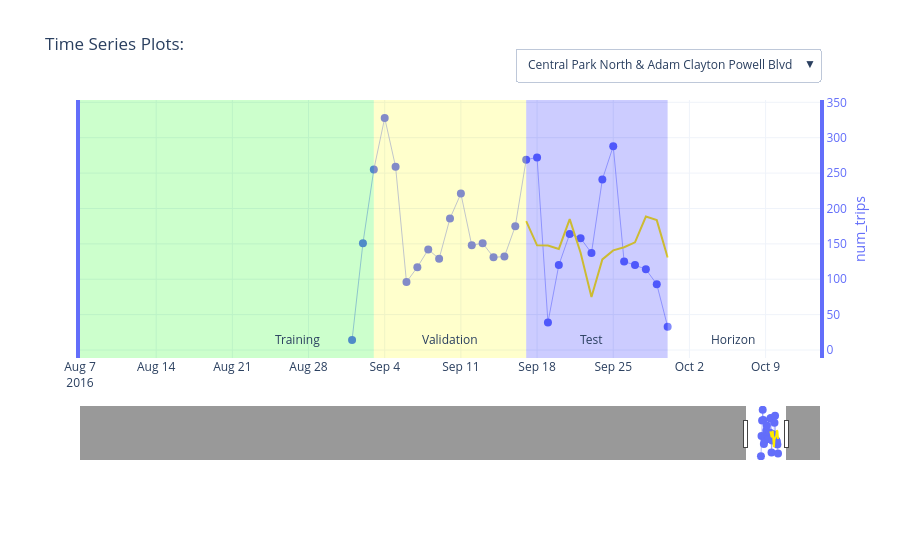

The cell this chart's notebook holds for it:
### Code cell
# NA values in Pandas will not convert to JSON which Plotly uses:
rawSeries = rawSeries.fillna(np.nan).replace([np.nan], [None])

# create a figure:
fig = go.Figure()

# get a list of colors to use:
colors = px.colors.qualitative.Plotly

# list of columns to plot over time : target and covariates
variables = [TARGET_COLUMN] #+ COVARIATE_COLUMNS

# create dropdown/button to toggle series
buttons = []
b = 0 # default button index

# iterate through series:
series = rawSeries[SERIES_COLUMN].unique().tolist()[0:viz_limit]
for s in series:    
    # iterate trhough columns
    for y, v in enumerate(variables):
        fig.add_trace(
            go.Scatter(
                x = rawSeries[rawSeries[SERIES_COLUMN]==s][TIME_COLUMN],
                y = rawSeries[rawSeries[SERIES_COLUMN]==s][v],
                name = f'{v}',
                text = rawSeries[rawSeries[SERIES_COLUMN]==s][v],
                yaxis = f"y{y+1}",
                hoverinfo='name+x+text',
                line = {'width': 0.5},
                marker = {'size': 8},
                mode = 'lines+markers',
                showlegend = False,
                visible = (b==0) # make a series visible as default: this uses the first series
            )
        )
        if y == 0: # add the forecast
            # add the forecast fit
            fig.add_trace(
                go.Scatter(
                    x = pred_ex4[pred_ex4[SERIES_COLUMN]==s][TIME_COLUMN],
                    y = pred_ex4[pred_ex4[SERIES_COLUMN]==s]['predicted'],
                    name = f'Forecast: {v}',
                    text = pred_ex4[pred_ex4[SERIES_COLUMN]==s]['predicted'],
                    yaxis = f"y{y+1}",
                    hoverinfo='name+x+text',
                    line = {'width': 2, 'color': 'rgb(255,234,0)'},
                    mode = 'lines',
                    showlegend = False,
                    visible = (b==0) # make a series visible as default: this uses the first series
                )
            )
    
    # which button to show:
    ff = 1 # count of forecast related traces add to each series
    which_buttons = [False] * len(series) * (len(variables) + ff)
    which_buttons[b * (len(variables) +ff):(b+1)*(len(variables) + ff)] = [True] * (len(variables) + ff)

    # create button for series:
    button = dict(
        label = s,
        method = 'update',
        args = [{'visible': which_buttons}]
    )
    buttons.append(button)
    b += 1

# add split regions: training
fig.add_shape(
    fillcolor = 'rgba(0, 255, 0, 0.2)',
    line = {'width': 0},
    type = 'rect',
    x0 = keyDates['start_date'][0],
    x1 = keyDates['val_start'][0],
    xref = 'x',
    y0 = 0,
    y1 = 1,
    yref = 'paper'
)
fig.add_annotation(
    x = keyDates['val_start'][0] - (keyDates['test_start'][0]-keyDates['val_start'][0])/2,
    y = 0,
    ax = 0, ay = 0,
    yref = 'y1',
    xref = 'x',
    text = 'Training',
    yanchor = 'bottom'
)

# add split regions: validation
fig.add_shape(
    fillcolor = 'rgba(255, 255, 0, 0.2)',
    line = {'width': 0},
    type = 'rect',
    x0 = keyDates['val_start'][0],
    x1 = keyDates['test_start'][0],
    xref = 'x',
    y0 = 0,
    y1 = 1,
    yref = 'paper'
)
fig.add_annotation(
    x = keyDates['val_start'][0] + (keyDates['test_start'][0]-keyDates['val_start'][0])/2,
    y = 0,
    ax = 0, ay = 0,
    yref = 'y1',
    xref = 'x',
    text = 'Validation',
    yanchor = 'bottom'
)

# add split regions: test
fig.add_shape(
    fillcolor = 'rgba(0, 0, 255, 0.2)',
    line = {'width': 0},
    type = 'rect',
    x0 = keyDates['test_start'][0],
    x1 = keyDates['end_date'][0],
    xref = 'x',
    y0 = 0,
    y1 = 1,
    yref = 'paper'
)
fig.add_annotation(
    x = keyDates['test_start'][0] + (keyDates['end_date'][0]-keyDates['test_start'][0])/2,
    y = 0,
    ax = 0, ay = 0,
    yref = 'y1',
    xref = 'x',
    text = 'Test',
    yanchor = 'bottom'
)

# add split regions: horizon
fig.add_shape(
    fillcolor = 'rgba(255, 255, 255, 0.2)',
    line = {'width': 0},
    type = 'rect',
    x0 = keyDates['end_date'][0],
    x1 = keyDates['end_date'][0]+timedelta(days = FORECAST_HORIZON_LENGTH),
    xref = 'x',
    y0 = 0,
    y1 = 1,
    yref = 'paper'
)
fig.add_annotation(
    x = keyDates['end_date'][0] + (keyDates['end_date'][0]-keyDates['test_start'][0])/2,
    y = 0,
    ax = 0, ay = 0,
    yref = 'y1',
    xref = 'x',
    text = 'Horizon',
    yanchor = 'bottom'
)

# configure axes layout:
layout = dict(
    xaxis =  dict(
        range = [keyDates['end_date'][0] - 2*(keyDates['end_date'][0] - keyDates['val_start'][0]), keyDates['end_date'][0]+timedelta(days = FORECAST_HORIZON_LENGTH)],
        rangeslider = dict(
            autorange = True,
            range = [keyDates['start_date'][0], keyDates['end_date'][0]+timedelta(days = FORECAST_HORIZON_LENGTH)]
        ),
        type = 'date'
    )
)
for v, variable in enumerate(variables):
    layout[f'yaxis{v+1}'] = dict(
        anchor = 'x',
        domain = [v*(1/len(variables)), (v+1)*(1/len(variables))],
        autorange = True,
        mirror = True,
        autoshift = True,
        title = dict(text = variable, standoff = 10 + 20 * (v % 2), font = dict(color = colors[v])),
        tickfont = dict(color = colors[v]),
        tickmode = 'auto',
        linecolor = colors[v],
        linewidth = 4,
        showline = True,
        side = 'right',
        type = 'linear',
        zeroline = False
    )

# final update of display before rendering
fig.update_layout(
    layout,
    title = 'Time Series Plots:',
    dragmode="zoom",
    hovermode="x",
    legend=dict(traceorder="reversed"),
    height=600,
    template="plotly_white",
    margin=dict(
        t=100,
        b=100
    ),
    updatemenus = [
        dict(
            buttons = buttons,
            type = 'dropdown',
            direction = 'down',
            x = 1,
            y = 1.2,
            showactive = True
        )
    ]
)

# render the interactive plot:
fig.show()

### Figure 1 — Plotly figure (JSON) as saved in the notebook; plotly's stock layout.template omitted (floating-point values rounded to 4 significant figures; data arrays with more than 128 entries replaced by an {"elided": "..."} marker saying what was removed)
{"data": [{"hoverinfo": "name+x+text", "line": {"width": 0.5}, "marker": {"size": 8}, "mode": "lines+markers", "name": "num_trips", "showlegend": false, "text": [14, 151, 255, 328, 259, 96, 117, 142, 129, 186, 221, 148, 151, 131, 132, 175, 269, 272, 39, 120, 164, 158, 137, 241, 288, 125, 120, 114, 93, 33], "type": "scatter", "visible": true, "x": ["2016-09-01", "2016-09-02", "2016-09-03", "2016-09-04", "2016-09-05", "2016-09-06", "2016-09-07", "2016-09-08", "2016-09-09", "2016-09-10", "2016-09-11", "2016-09-12", "2016-09-13", "2016-09-14", "2016-09-15", "2016-09-16", "2016-09-17", "2016-09-18", "2016-09-19", "2016-09-20", "2016-09-21", "2016-09-22", "2016-09-23", "2016-09-24", "2016-09-25", "2016-09-26", "2016-09-27", "2016-09-28", "2016-09-29", "2016-09-30"], "y": [14, 151, 255, 328, 259, 96, 117, 142, 129, 186, 221, 148, 151, 131, 132, 175, 269, 272, 39, 120, 164, 158, 137, 241, 288, 125, 120, 114, 93, 33], "yaxis": "y"}, {"hoverinfo": "name+x+text", "line": {"color": "rgb(255,234,0)", "width": 2}, "mode": "lines", "name": "Forecast: num_trips", "showlegend": false, "text": [182.1, 147.9, 147.7, 142.8, 185.0, 137.6, 74.94, 128.0, 140.7, 145.2, 152.2, 188.5, 183.5, 130.7], "type": "scatter", "visible": true, "x": ["2016-09-17", "2016-09-18", "2016-09-19", "2016-09-20", "2016-09-21", "2016-09-22", "2016-09-23", "2016-09-24", "2016-09-25", "2016-09-26", "2016-09-27", "2016-09-28", "2016-09-29", "2016-09-30"], "y": [182.1, 147.9, 147.7, 142.8, 185.0, 137.6, 74.94, 128.0, 140.7, 145.2, 152.2, 188.5, 183.5, 130.7], "yaxis": "y"}, {"hoverinfo": "name+x+text", "line": {"width": 0.5}, "marker": {"size": 8}, "mode": "lines+markers", "name": "num_trips", "showlegend": false, "text": {"elided": "1177 int values"}, "type": "scatter", "visible": false, "x": {"elided": "1177 str values"}, "y": {"elided": "1177 int values"}, "yaxis": "y"}, {"hoverinfo": "name+x+text", "line": {"color": "rgb(255,234,0)", "width": 2}, "mode": "lines", "name": "Forecast: num_trips", "showlegend": false, "text": [332.7, 280.9, 273.0, 140.9, 309.1, 261.6, 155.6, 213.6, 295.2, 203.3, 283.8, 346.9, 181.3, 217.4], "type": "scatter", "visible": false, "x": ["2016-09-17", "2016-09-18", "2016-09-19", "2016-09-20", "2016-09-21", "2016-09-22", "2016-09-23", "2016-09-24", "2016-09-25", "2016-09-26", "2016-09-27", "2016-09-28", "2016-09-29", "2016-09-30"], "y": [332.7, 280.9, 273.0, 140.9, 309.1, 261.6, 155.6, 213.6, 295.2, 203.3, 283.8, 346.9, 181.3, 217.4], "yaxis": "y"}, {"hoverinfo": "name+x+text", "line": {"width": 0.5}, "marker": {"size": 8}, "mode": "lines+markers", "name": "num_trips", "showlegend": false, "text": [85, 135, 240, 301, 132, 69, 63, 69, 48, 62, 100, 70, 60, 96, 73, 67, 111, 124, 76, 78, 83, 78, 80, 114, 140, 56, 83, 96, 40, 138, 146, 173, 159, 64, 108, 85, 82, 120, 161, 77, 86, 98, 75, 103, 153, 164, 18, 108, 111, 68, 109, 123, 139, 92, 87, 86, 104, 39], "type": "scatter", "visible": false, "x": ["2016-08-04", "2016-08-05", "2016-08-06", "2016-08-07", "2016-08-08", "2016-08-09", "2016-08-10", "2016-08-11", "2016-08-12", "2016-08-13", "2016-08-14", "2016-08-15", "2016-08-16", "2016-08-17", "2016-08-18", "2016-08-19", "2016-08-20", "2016-08-21", "2016-08-22", "2016-08-23", "2016-08-24", "2016-08-25", "2016-08-26", "2016-08-27", "2016-08-28", "2016-08-29", "2016-08-30", "2016-08-31", "2016-09-01", "2016-09-02", "2016-09-03", "2016-09-04", "2016-09-05", "2016-09-06", "2016-09-07", "2016-09-08", "2016-09-09", "2016-09-10", "2016-09-11", "2016-09-12", "2016-09-13", "2016-09-14", "2016-09-15", "2016-09-16", "2016-09-17", "2016-09-18", "2016-09-19", "2016-09-20", "2016-09-21", "2016-09-22", "2016-09-23", "2016-09-24", "2016-09-25", "2016-09-26", "2016-09-27", "2016-09-28", "2016-09-29", "2016-09-30"], "y": [85, 135, 240, 301, 132, 69, 63, 69, 48, 62, 100, 70, 60, 96, 73, 67, 111, 124, 76, 78, 83, 78, 80, 114, 140, 56, 83, 96, 40, 138, 146, 173, 159, 64, 108, 85, 82, 120, 161, 77, 86, 98, 75, 103, 153, 164, 18, 108, 111, 68, 109, 123, 139, 92, 87, 86, 104, 39], "yaxis": "y"}, {"hoverinfo": "name+x+text", "line": {"color": "rgb(255,234,0)", "width": 2}, "mode": "lines", "name": "Forecast: num_trips", "showlegend": false, "text": [109.0, 86.95, 84.81, 111.6, 86.71, 108.6, 90.04, 107.3, 91.34, 108.1, 126.8, 129.1, 103.0, 95.89], "type": "scatter", "visible": false, "x": ["2016-09-17", "2016-09-18", "2016-09-19", "2016-09-20", "2016-09-21", "2016-09-22", "2016-09-23", "2016-09-24", "2016-09-25", "2016-09-26", "2016-09-27", "2016-09-28", "2016-09-29", "2016-09-30"], "y": [109.0, 86.95, 84.81, 111.6, 86.71, 108.6, 90.04, 107.3, 91.34, 108.1, 126.8, 129.1, 103.0, 95.89], "yaxis": "y"}, {"hoverinfo": "name+x+text", "line": {"width": 0.5}, "marker": {"size": 8}, "mode": "lines+markers", "name": "num_trips", "showlegend": false, "text": [44, 40, 28, 30, 30, 35, 51, 24, 39, 25, 31, 44, 74, 83, 28, 31, 43, 55, 49, 57, 95, 33, 59, 41, 9, 24, 29, 2, 95, 23, 14, 37, 41, 78, 84, 25, 38, 18, 53, 51, 87, 69, 7, 26, 43, 27, 32, 63, 60, 47, 24, 41, 16, 13], "type": "scatter", "visible": false, "x": ["2016-08-08", "2016-08-09", "2016-08-10", "2016-08-11", "2016-08-12", "2016-08-13", "2016-08-14", "2016-08-15", "2016-08-16", "2016-08-17", "2016-08-18", "2016-08-19", "2016-08-20", "2016-08-21", "2016-08-22", "2016-08-23", "2016-08-24", "2016-08-25", "2016-08-26", "2016-08-27", "2016-08-28", "2016-08-29", "2016-08-30", "2016-08-31", "2016-09-01", "2016-09-02", "2016-09-03", "2016-09-04", "2016-09-05", "2016-09-06", "2016-09-07", "2016-09-08", "2016-09-09", "2016-09-10", "2016-09-11", "2016-09-12", "2016-09-13", "2016-09-14", "2016-09-15", "2016-09-16", "2016-09-17", "2016-09-18", "2016-09-19", "2016-09-20", "2016-09-21", "2016-09-22", "2016-09-23", "2016-09-24", "2016-09-25", "2016-09-26", "2016-09-27", "2016-09-28", "2016-09-29", "2016-09-30"], "y": [44, 40, 28, 30, 30, 35, 51, 24, 39, 25, 31, 44, 74, 83, 28, 31, 43, 55, 49, 57, 95, 33, 59, 41, 9, 24, 29, 2, 95, 23, 14, 37, 41, 78, 84, 25, 38, 18, 53, 51, 87, 69, 7, 26, 43, 27, 32, 63, 60, 47, 24, 41, 16, 13], "yaxis": "y"}, {"hoverinfo": "name+x+text", "line": {"color": "rgb(255,234,0)", "width": 2}, "mode": "lines", "name": "Forecast: num_trips", "showlegend": false, "text": [78.95, 60.22, 57.64, 81.33, 92.87, 61.03, 61.6, 77.55, 57.0, 76.31, 70.15, 60.13, 66.43, 54.03], "type": "scatter", "visible": false, "x": ["2016-09-17", "2016-09-18", "2016-09-19", "2016-09-20", "2016-09-21", "2016-09-22", "2016-09-23", "2016-09-24", "2016-09-25", "2016-09-26", "2016-09-27", "2016-09-28", "2016-09-29", "2016-09-30"], "y": [78.95, 60.22, 57.64, 81.33, 92.87, 61.03, 61.6, 77.55, 57.0, 76.31, 70.15, 60.13, 66.43, 54.03], "yaxis": "y"}, {"hoverinfo": "name+x+text", "line": {"width": 0.5}, "marker": {"size": 8}, "mode": "lines+markers", "name": "num_trips", "showlegend": false, "text": [28, 112, 77, 68, 62, 39, 50, 50, 36, 48, 38, 41, 47, 51, 38, 56, 55, 56, 61, 64, 59, 49, 45, 41, 23, 59, 58, 100, 51, 38, 47, 43, 42, 49, 73, 58, 75, 35, 67, 53, 75, 75, 27, 60, 54, 56, 58, 64, 65, 34, 50, 41, 40, 10], "type": "scatter", "visible": false, "x": ["2016-08-08", "2016-08-09", "2016-08-10", "2016-08-11", "2016-08-12", "2016-08-13", "2016-08-14", "2016-08-15", "2016-08-16", "2016-08-17", "2016-08-18", "2016-08-19", "2016-08-20", "2016-08-21", "2016-08-22", "2016-08-23", "2016-08-24", "2016-08-25", "2016-08-26", "2016-08-27", "2016-08-28", "2016-08-29", "2016-08-30", "2016-08-31", "2016-09-01", "2016-09-02", "2016-09-03", "2016-09-04", "2016-09-05", "2016-09-06", "2016-09-07", "2016-09-08", "2016-09-09", "2016-09-10", "2016-09-11", "2016-09-12", "2016-09-13", "2016-09-14", "2016-09-15", "2016-09-16", "2016-09-17", "2016-09-18", "2016-09-19", "2016-09-20", "2016-09-21", "2016-09-22", "2016-09-23", "2016-09-24", "2016-09-25", "2016-09-26", "2016-09-27", "2016-09-28", "2016-09-29", "2016-09-30"], "y": [28, 112, 77, 68, 62, 39, 50, 50, 36, 48, 38, 41, 47, 51, 38, 56, 55, 56, 61, 64, 59, 49, 45, 41, 23, 59, 58, 100, 51, 38, 47, 43, 42, 49, 73, 58, 75, 35, 67, 53, 75, 75, 27, 60, 54, 56, 58, 64, 65, 34, 50, 41, 40, 10], "yaxis": "y"}, {"hoverinfo": "name+x+text", "line": {"color": "rgb(255,234,0)", "width": 2}, "mode": "lines", "name": "Forecast: num_trips", "showlegend": false, "text": [70.36, 45.2, 49.4, 64.93, 71.54, 65.46, 58.24, 58.41, 52.49, 58.81, 51.63, 65.98, 58.36, 54.83], "type": "scatter", "visible": false, "x": ["2016-09-17", "2016-09-18", "2016-09-19", "2016-09-20", "2016-09-21", "2016-09-22", "2016-09-23", "2016-09-24", "2016-09-25", "2016-09-26", "2016-09-27", "2016-09-28", "2016-09-29", "2016-09-30"], "y": [70.36, 45.2, 49.4, 64.93, 71.54, 65.46, 58.24, 58.41, 52.49, 58.81, 51.63, 65.98, 58.36, 54.83], "yaxis": "y"}, {"hoverinfo": "name+x+text", "line": {"width": 0.5}, "marker": {"size": 8}, "mode": "lines+markers", "name": "num_trips", "showlegend": false, "text": {"elided": "359 int values"}, "type": "scatter", "visible": false, "x": {"elided": "359 str values"}, "y": {"elided": "359 int values"}, "yaxis": "y"}, {"hoverinfo": "name+x+text", "line": {"color": "rgb(255,234,0)", "width": 2}, "mode": "lines", "name": "Forecast: num_trips", "showlegend": false, "text": [180.8, 156.0, 138.9, 140.4, 151.7, 146.4, 127.4, 137.7, 131.3, 140.8, 126.1, 196.8, 141.8, 131.4], "type": "scatter", "visible": false, "x": ["2016-09-17", "2016-09-18", "2016-09-19", "2016-09-20", "2016-09-21", "2016-09-22", "2016-09-23", "2016-09-24", "2016-09-25", "2016-09-26", "2016-09-27", "2016-09-28", "2016-09-29", "2016-09-30"], "y": [180.8, 156.0, 138.9, 140.4, 151.7, 146.4, 127.4, 137.7, 131.3, 140.8, 126.1, 196.8, 141.8, 131.4], "yaxis": "y"}, {"hoverinfo": "name+x+text", "line": {"width": 0.5}, "marker": {"size": 8}, "mode": "lines+markers", "name": "num_trips", "showlegend": false, "text": {"elided": "361 int values"}, "type": "scatter", "visible": false, "x": {"elided": "361 str values"}, "y": {"elided": "361 int values"}, "yaxis": "y"}, {"hoverinfo": "name+x+text", "line": {"color": "rgb(255,234,0)", "width": 2}, "mode": "lines", "name": "Forecast: num_trips", "showlegend": false, "text": [221.4, 150.7, 155.4, 183.7, 173.8, 157.8, 116.9, 173.3, 178.2, 202.5, 195.9, 166.3, 191.3], "type": "scatter", "visible": false, "x": ["2016-09-17", "2016-09-18", "2016-09-19", "2016-09-20", "2016-09-21", "2016-09-22", "2016-09-23", "2016-09-25", "2016-09-26", "2016-09-27", "2016-09-28", "2016-09-29", "2016-09-30"], "y": [221.4, 150.7, 155.4, 183.7, 173.8, 157.8, 116.9, 173.3, 178.2, 202.5, 195.9, 166.3, 191.3], "yaxis": "y"}, {"hoverinfo": "name+x+text", "line": {"width": 0.5}, "marker": {"size": 8}, "mode": "lines+markers", "name": "num_trips", "showlegend": false, "text": {"elided": "355 int values"}, "type": "scatter", "visible": false, "x": {"elided": "355 str values"}, "y": {"elided": "355 int values"}, "yaxis": "y"}, {"hoverinfo": "name+x+text", "line": {"color": "rgb(255,234,0)", "width": 2}, "mode": "lines", "name": "Forecast: num_trips", "showlegend": false, "text": [154.4, 107.9, 98.28, 131.3, 137.0, 116.5, 123.6, 85.48, 110.7, 99.55, 82.64, 145.7, 121.0, 115.6], "type": "scatter", "visible": false, "x": ["2016-09-17", "2016-09-18", "2016-09-19", "2016-09-20", "2016-09-21", "2016-09-22", "2016-09-23", "2016-09-24", "2016-09-25", "2016-09-26", "2016-09-27", "2016-09-28", "2016-09-29", "2016-09-30"], "y": [154.4, 107.9, 98.28, 131.3, 137.0, 116.5, 123.6, 85.48, 110.7, 99.55, 82.64, 145.7, 121.0, 115.6], "yaxis": "y"}, {"hoverinfo": "name+x+text", "line": {"width": 0.5}, "marker": {"size": 8}, "mode": "lines+markers", "name": "num_trips", "showlegend": false, "text": {"elided": "345 int values"}, "type": "scatter", "visible": false, "x": {"elided": "345 str values"}, "y": {"elided": "345 int values"}, "yaxis": "y"}, {"hoverinfo": "name+x+text", "line": {"color": "rgb(255,234,0)", "width": 2}, "mode": "lines", "name": "Forecast: num_trips", "showlegend": false, "text": [129.6, 142.0, 137.4, 116.9, 154.6, 143.8, 126.5], "type": "scatter", "visible": false, "x": ["2016-09-17", "2016-09-18", "2016-09-19", "2016-09-20", "2016-09-21", "2016-09-22", "2016-09-23"], "y": [129.6, 142.0, 137.4, 116.9, 154.6, 143.8, 126.5], "yaxis": "y"}, {"hoverinfo": "name+x+text", "line": {"width": 0.5}, "marker": {"size": 8}, "mode": "lines+markers", "name": "num_trips", "showlegend": false, "text": {"elided": "1179 int values"}, "type": "scatter", "visible": false, "x": {"elided": "1179 str values"}, "y": {"elided": "1179 int values"}, "yaxis": "y"}, {"hoverinfo": "name+x+text", "line": {"color": "rgb(255,234,0)", "width": 2}, "mode": "lines", "name": "Forecast: num_trips", "showlegend": false, "text": [266.8, 234.7, 194.7, 142.0, 201.2, 183.4, 145.7, 130.8, 218.3, 200.9, 142.8, 211.2, 151.3], "type": "scatter", "visible": false, "x": ["2016-09-17", "2016-09-18", "2016-09-19", "2016-09-20", "2016-09-22", "2016-09-23", "2016-09-24", "2016-09-25", "2016-09-26", "2016-09-27", "2016-09-28", "2016-09-29", "2016-09-30"], "y": [266.8, 234.7, 194.7, 142.0, 201.2, 183.4, 145.7, 130.8, 218.3, 200.9, 142.8, 211.2, 151.3], "yaxis": "y"}, {"hoverinfo": "name+x+text", "line": {"width": 0.5}, "marker": {"size": 8}, "mode": "lines+markers", "name": "num_trips", "showlegend": false, "text": [42, 71, 108, 107, 103, 78, 90, 99, 67, 143, 152, 84, 94, 83, 96, 80, 151, 133, 59, 112, 121, 35, 86, 64, 75, 60, 58, 58, 77, 60, 69, 95, 60, 86, 55, 64, 66, 101, 106, 32, 70, 77, 82, 72, 67, 57, 39, 71, 69, 60, 32], "type": "scatter", "visible": false, "x": ["2016-08-11", "2016-08-12", "2016-08-13", "2016-08-14", "2016-08-15", "2016-08-16", "2016-08-17", "2016-08-18", "2016-08-19", "2016-08-20", "2016-08-21", "2016-08-22", "2016-08-23", "2016-08-24", "2016-08-25", "2016-08-26", "2016-08-27", "2016-08-28", "2016-08-29", "2016-08-30", "2016-08-31", "2016-09-01", "2016-09-02", "2016-09-03", "2016-09-04", "2016-09-05", "2016-09-06", "2016-09-07", "2016-09-08", "2016-09-09", "2016-09-10", "2016-09-11", "2016-09-12", "2016-09-13", "2016-09-14", "2016-09-15", "2016-09-16", "2016-09-17", "2016-09-18", "2016-09-19", "2016-09-20", "2016-09-21", "2016-09-22", "2016-09-23", "2016-09-24", "2016-09-25", "2016-09-26", "2016-09-27", "2016-09-28", "2016-09-29", "2016-09-30"], "y": [42, 71, 108, 107, 103, 78, 90, 99, 67, 143, 152, 84, 94, 83, 96, 80, 151, 133, 59, 112, 121, 35, 86, 64, 75, 60, 58, 58, 77, 60, 69, 95, 60, 86, 55, 64, 66, 101, 106, 32, 70, 77, 82, 72, 67, 57, 39, 71, 69, 60, 32], "yaxis": "y"}, {"hoverinfo": "name+x+text", "line": {"color": "rgb(255,234,0)", "width": 2}, "mode": "lines", "name": "Forecast: num_trips", "showlegend": false, "text": [84.95, 67.29, 51.93, 79.13, 93.06, 89.92, 100.3, 106.1, 53.72, 71.07, 66.69, 79.52, 67.66, 64.31], "type": "scatter", "visible": false, "x": ["2016-09-17", "2016-09-18", "2016-09-19", "2016-09-20", "2016-09-21", "2016-09-22", "2016-09-23", "2016-09-24", "2016-09-25", "2016-09-26", "2016-09-27", "2016-09-28", "2016-09-29", "2016-09-30"], "y": [84.95, 67.29, 51.93, 79.13, 93.06, 89.92, 100.3, 106.1, 53.72, 71.07, 66.69, 79.52, 67.66, 64.31], "yaxis": "y"}, {"hoverinfo": "name+x+text", "line": {"width": 0.5}, "marker": {"size": 8}, "mode": "lines+markers", "name": "num_trips", "showlegend": false, "text": {"elided": "359 int values"}, "type": "scatter", "visible": false, "x": {"elided": "359 str values"}, "y": {"elided": "359 int values"}, "yaxis": "y"}, {"hoverinfo": "name+x+text", "line": {"color": "rgb(255,234,0)", "width": 2}, "mode": "lines", "name": "Forecast: num_trips", "showlegend": false, "text": [65.79, 64.56, 57.62, 72.88, 83.21, 57.29, 60.95, 63.36, 46.05, 61.3, 51.31, 72.07, 62.32, 54.26], "type": "scatter", "visible": false, "x": ["2016-09-17", "2016-09-18", "2016-09-19", "2016-09-20", "2016-09-21", "2016-09-22", "2016-09-23", "2016-09-24", "2016-09-25", "2016-09-26", "2016-09-27", "2016-09-28", "2016-09-29", "2016-09-30"], "y": [65.79, 64.56, 57.62, 72.88, 83.21, 57.29, 60.95, 63.36, 46.05, 61.3, 51.31, 72.07, 62.32, 54.26], "yaxis": "y"}], "layout": {"annotations": [{"ax": 0, "ay": 0, "text": "Training", "x": "2016-08-27", "xref": "x", "y": 0, "yanchor": "bottom", "yref": "y"}, {"ax": 0, "ay": 0, "text": "Validation", "x": "2016-09-10", "xref": "x", "y": 0, "yanchor": "bottom", "yref": "y"}, {"ax": 0, "ay": 0, "text": "Test", "x": "2016-09-23", "xref": "x", "y": 0, "yanchor": "bottom", "yref": "y"}, {"ax": 0, "ay": 0, "text": "Horizon", "x": "2016-10-06", "xref": "x", "y": 0, "yanchor": "bottom", "yref": "y"}], "autosize": true, "dragmode": "zoom", "hovermode": "x", "legend": {"traceorder": "reversed"}, "margin": {"b": 100, "t": 100}, "shapes": [{"fillcolor": "rgba(0, 255, 0, 0.2)", "line": {"width": 0}, "type": "rect", "x0": "2013-07-01", "x1": "2016-09-03", "xref": "x", "y0": 0, "y1": 1, "yref": "paper"}, {"fillcolor": "rgba(255, 255, 0, 0.2)", "line": {"width": 0}, "type": "rect", "x0": "2016-09-03", "x1": "2016-09-17", "xref": "x", "y0": 0, "y1": 1, "yref": "paper"}, {"fillcolor": "rgba(0, 0, 255, 0.2)", "line": {"width": 0}, "type": "rect", "x0": "2016-09-17", "x1": "2016-09-30", "xref": "x", "y0": 0, "y1": 1, "yref": "paper"}, {"fillcolor": "rgba(255, 255, 255, 0.2)", "line": {"width": 0}, "type": "rect", "x0": "2016-09-30", "x1": "2016-10-14", "xref": "x", "y0": 0, "y1": 1, "yref": "paper"}], "title": {"text": "Time Series Plots:"}, "updatemenus": [{"buttons": [{"args": [{"visible": [true, true, false, false, false, false, false, false, false, false, false, false, false, false, false, false, false, false, false, false, false, false, false, false]}], "label": "Central Park North & Adam Clayton Powell Blvd", "method": "update"}, {"args": [{"visible": [false, false, true, true, false, false, false, false, false, false, false, false, false, false, false, false, false, false, false, false, false, false, false, false]}], "label": "Central Park S & 6 Ave", "method": "update"}, {"args": [{"visible": [false, false, false, false, true, true, false, false, false, false, false, false, false, false, false, false, false, false, false, false, false, false, false, false]}], "label": "Central Park W & W 96 St", "method": "update"}, {"args": [{"visible": [false, false, false, false, false, false, true, true, false, false, false, false, false, false, false, false, false, false, false, false, false, false, false, false]}], "label": "Central Park West & W 100 St", "method": "update"}, {"args": [{"visible": [false, false, false, false, false, false, false, false, true, true, false, false, false, false, false, false, false, false, false, false, false, false, false, false]}], "label": "Central Park West & W 102 St", "method": "update"}, {"args": [{"visible": [false, false, false, false, false, false, false, false, false, false, true, true, false, false, false, false, false, false, false, false, false, false, false, false]}], "label": "Central Park West & W 68 St", "method": "update"}, {"args": [{"visible": [false, false, false, false, false, false, false, false, false, false, false, false, true, true, false, false, false, false, false, false, false, false, false, false]}], "label": "Central Park West & W 72 St", "method": "update"}, {"args": [{"visible": [false, false, false, false, false, false, false, false, false, false, false, false, false, false, true, true, false, false, false, false, false, false, false, false]}], "label": "Central Park West & W 76 St", "method": "update"}, {"args": [{"visible": [false, false, false, false, false, false, false, false, false, false, false, false, false, false, false, false, true, true, false, false, false, false, false, false]}], "label": "Central Park West & W 85 St", "method": "update"}, {"args": [{"visible": [false, false, false, false, false, false, false, false, false, false, false, false, false, false, false, false, false, false, true, true, false, false, false, false]}], "label": "Grand Army Plaza & Central Park S", "method": "update"}, {"args": [{"visible": [false, false, false, false, false, false, false, false, false, false, false, false, false, false, false, false, false, false, false, false, true, true, false, false]}], "label": "W 106 St & Central Park West", "method": "update"}, {"args": [{"visible": [false, false, false, false, false, false, false, false, false, false, false, false, false, false, false, false, false, false, false, false, false, false, true, true]}], "label": "W 82 St & Central Park West", "method": "update"}], "direction": "down", "showactive": true, "type": "dropdown", "x": 1, "y": 1.2}], "xaxis": {"range": ["2016-08-07", "2016-10-14"], "rangeslider": {"autorange": true, "range": ["2013-07-01", "2016-12-05 14:46:22.6698"], "yaxis": {"_template": null, "rangemode": "match"}}, "type": "date"}, "yaxis": {"anchor": "x", "autorange": true, "autoshift": true, "domain": [0, 1], "linecolor": "#636EFA", "linewidth": 4, "mirror": true, "range": [-28.33, 370.3], "showline": true, "side": "right", "tickfont": {"color": "#636EFA"}, "tickmode": "auto", "title": {"font": {"color": "#636EFA"}, "standoff": 10, "text": "num_trips"}, "type": "linear", "zeroline": false}}}
